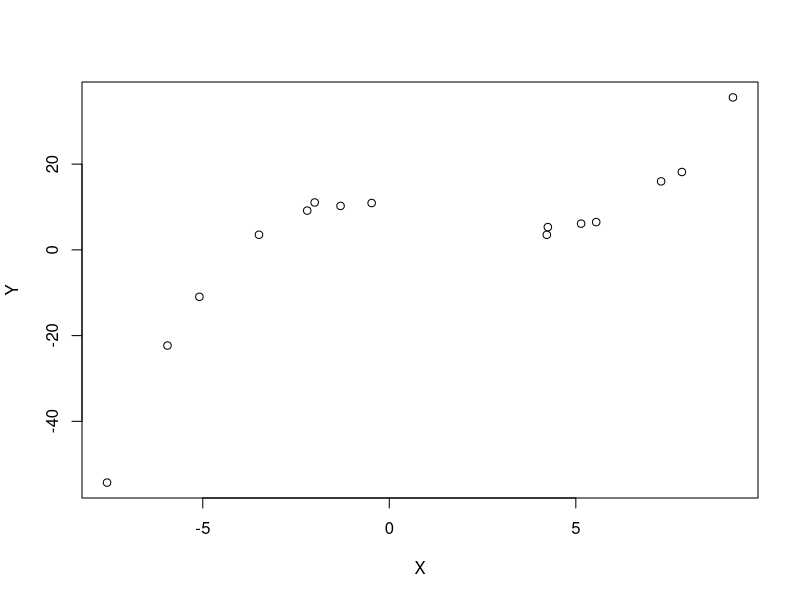

Source code (R): (Note: this script raises an error after producing the figure.)
# Title     : TP2 | ML
# Objective : Regression polynomiale
# Created by: Hamza HRAMCHI
# Created on: 30/09/2020

# ------ 1st part ------
set.seed(0)
generate <- function (n) {
  bruit <- rnorm(n, 0.5);
  x <- runif(n, -10, 10)
  y <- (0.1*x^3 - 0.5*x^2 - x + 10) + bruit;
  return (matrix(c(x, y), nrow = n, ncol = 2))
}
generate(15)
plot(generate(15), xlab = "X", ylab = "Y")

# ------ 2nd part ------
# --- Générer 5 modèles de régression avec M appartient à {1,2,3,6,12}

model1 <- lm(y ~ poly(x, 1))
print(model1)
model2 <- lm(y ~ poly(x, 2))
print(model2)
model3 <- lm(y ~ poly(x, 3))
print(model3)
model6 <- lm(y ~ poly(x, 6))
print(model6)
model12 <- lm(y ~ poly(x, 12))
print(model12)

# --- Un vecteur z contenant une séquence de 300 valeursa allant de -10 à 10
z <- seq(from = -10, to = 10, length.out = 300)